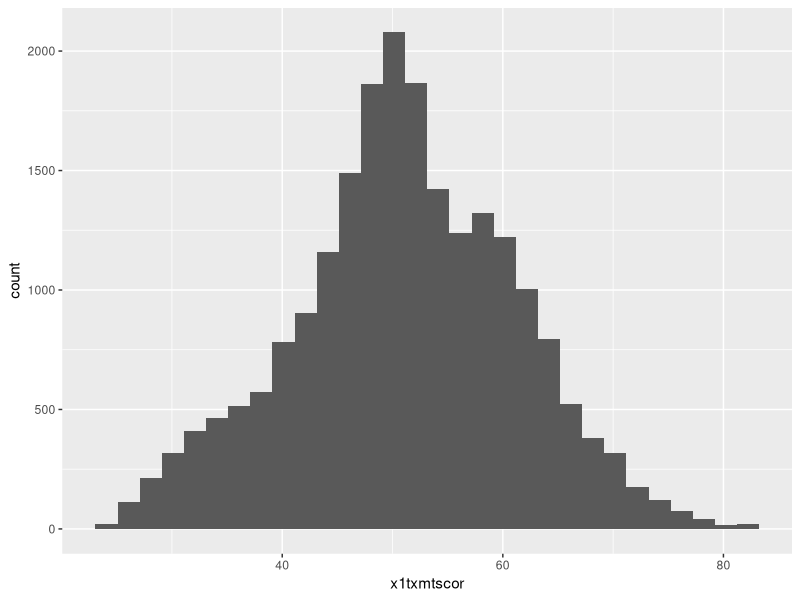
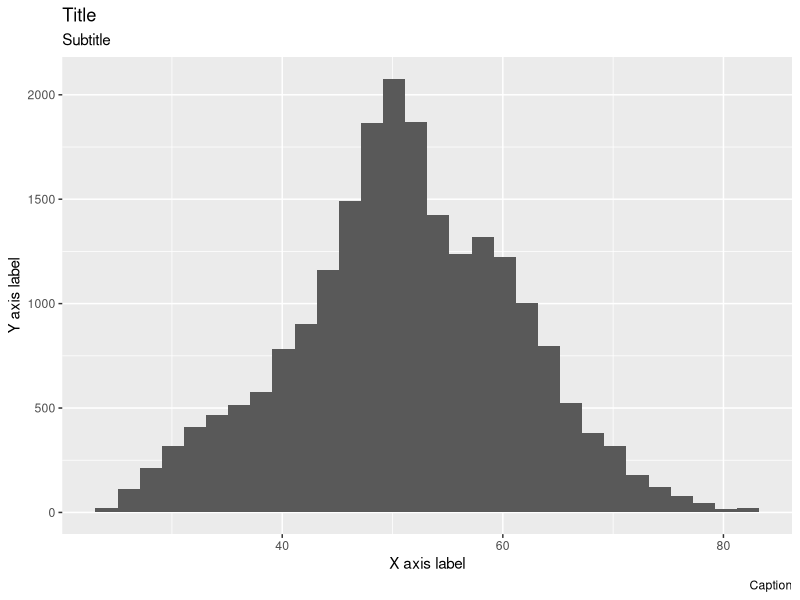
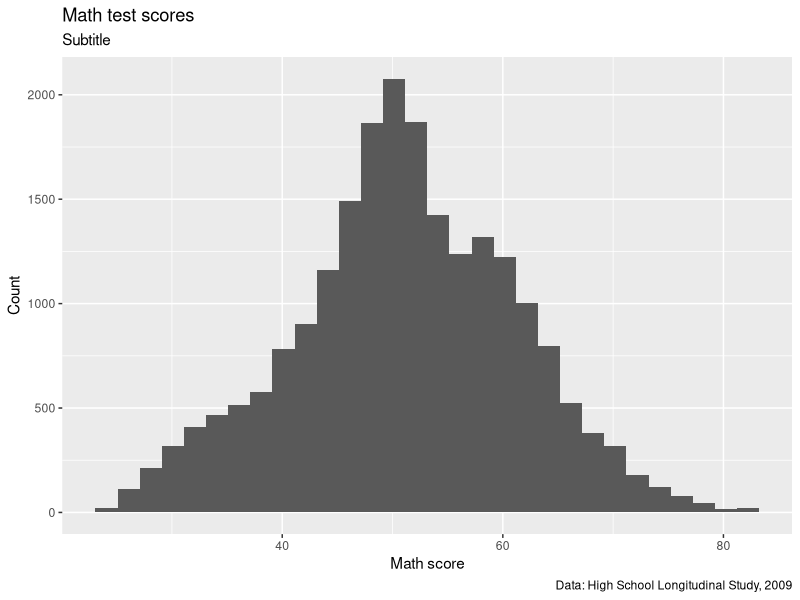
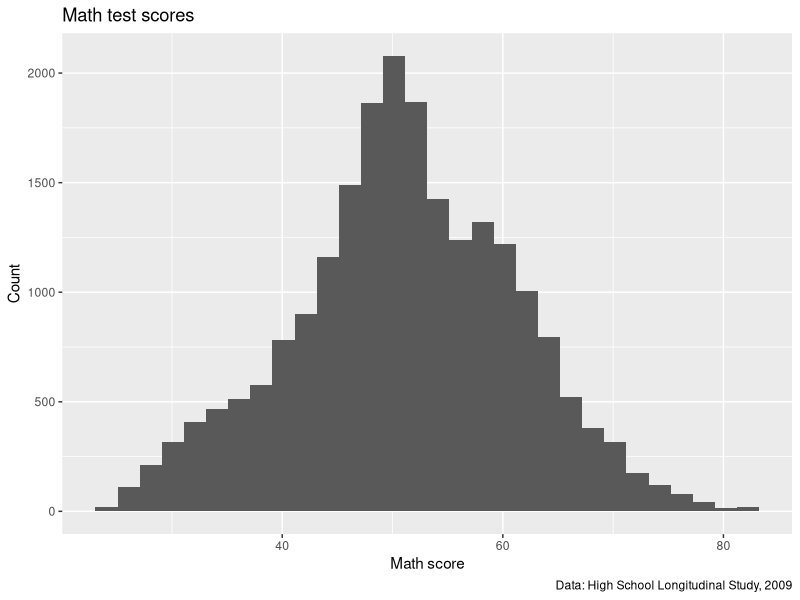
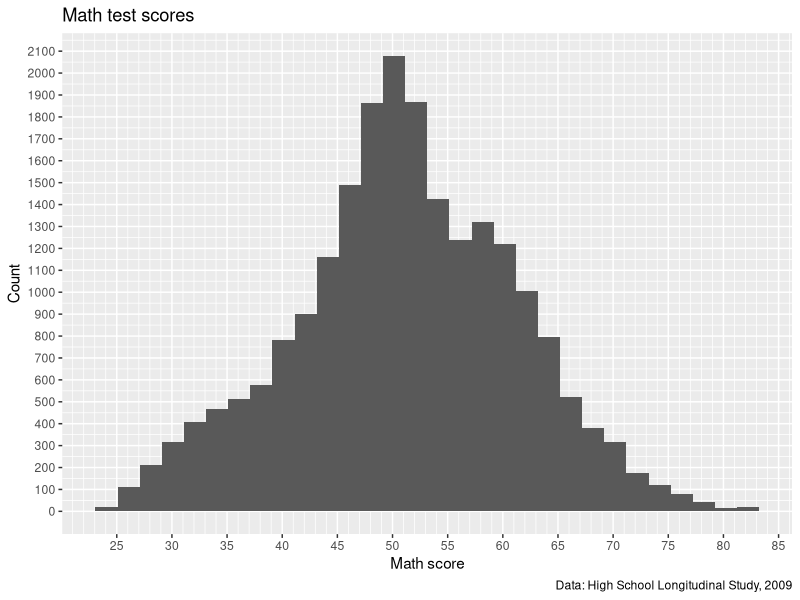
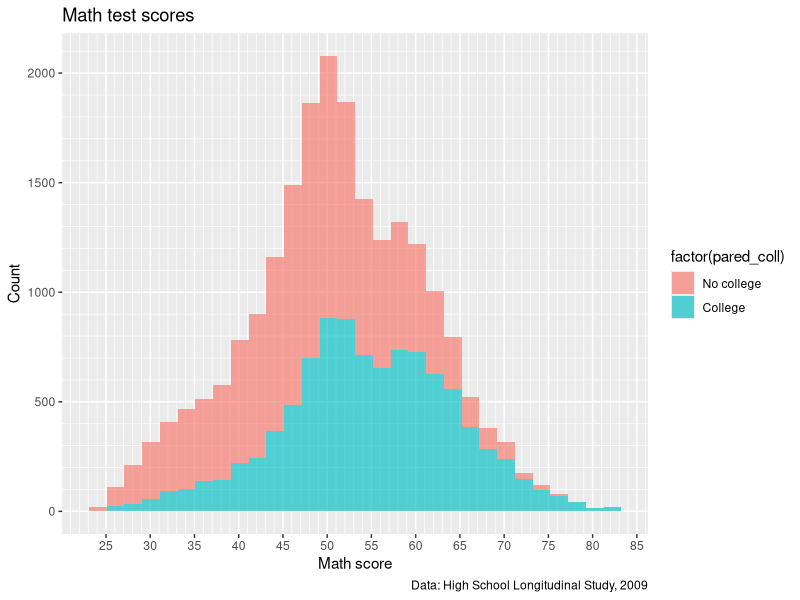
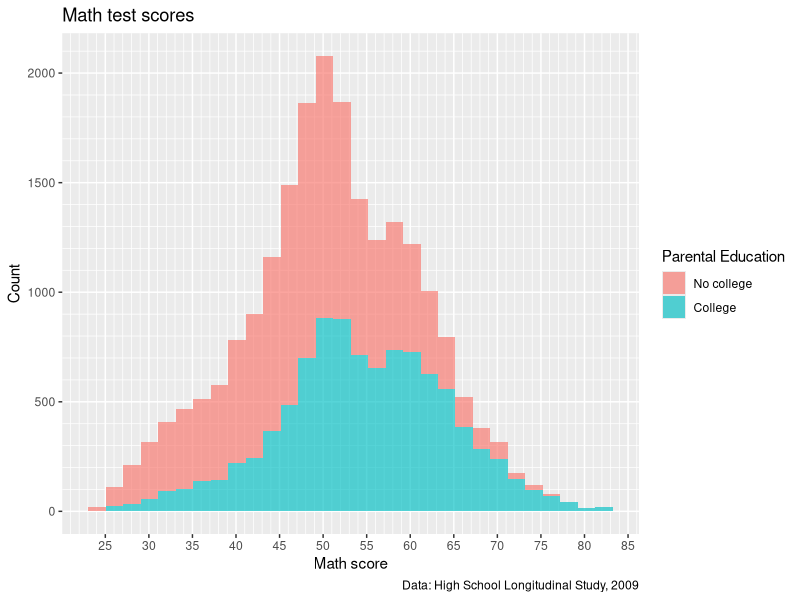
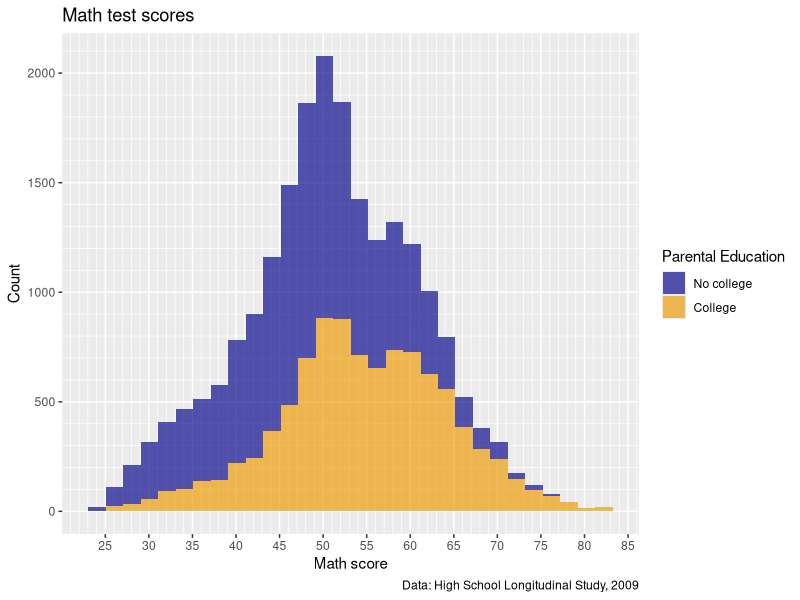

R code for these plots, in order:
## ---- chunk 1
## -----------------------------------------------------------------------------
##
##' [PROJ: EDH 7916]
##' [FILE: Data visualization with ggplot2 - Customization]
##' [INIT: 9 March 2020]
##' [AUTH: Benjamin Skinner @btskinner]
##' [EDIT: Matt Capaldi @ttalVlatt]
##' [EDIT: Jue Wu]
##' [UPDT: 29 January 2025]
##
## -----------------------------------------------------------------------------
## ---- chunk 2
## ---------------------------
##' [Libraries]
## ---------------------------

library(tidyverse)
library(patchwork)
## ---- chunk 3
## ---------------------------
##' [Input data]
## ---------------------------

data <- read_csv(file.path("data", "hsls-small.csv"))
## ---- chunk 4
## -----------------------------------------------------------------------------
##' [Initial plain plot]
## -----------------------------------------------------------------------------

## Drop missing values for math test score
data <- data |>
  filter(x1txmtscor != -8)
## ---- chunk 5
## create histogram using ggplot
p <- ggplot(data = data) +
  geom_histogram(mapping = aes(x = x1txmtscor))

## show
p
## ---- chunk 6
## -----------------------------------------------------------------------------
##' [Titles and captions]
## -----------------------------------------------------------------------------

## Add placeholder titles/labels/captions
p <- p +
  labs(title = "Title",
       subtitle = "Subtitle",
       caption = "Caption",
       x = "X axis label",
       y = "Y axis label")

## show 
p
## ---- chunk 7
## create histogram using ggplot
p <- p +
  labs(title = "Math test scores",
       caption = "Data: High School Longitudinal Study, 2009",
       x = "Math score",
       y = "Count")

## show 
p
## ---- chunk 8

## Remove the subtitle placeholder
p <- p +
  labs(subtitle = NULL)

## show 
p
## ---- chunk 9
## -----------------------------------------------------------------------------
##' [Axis formatting]
## -----------------------------------------------------------------------------

## create histogram using ggplot
p <- p +
    scale_x_continuous(breaks = seq(from = 0, to = 100, by = 5),
                     minor_breaks = seq(from = 0, to = 100, by = 1)) +
  scale_y_continuous(breaks = seq(from = 0, to = 2500, by = 100),
                     minor_breaks = seq(from = 0, to = 2500, by = 50))

## show 
p
## ---- chunk 10
p <- p +
    scale_y_continuous(breaks = seq(from = 0, to = 2500, by = 500),
                     minor_breaks = seq(from = 0, to = 2500, by = 100))

## ---- chunk 11
## -----------------------------------------------------------------------------
##' [Legend labels]
## -----------------------------------------------------------------------------

## add indicator that == 1 if either parent has any college
data <- data |>
  mutate(pared_coll = ifelse(x1paredu >= 3, 1, 0),
         pared_coll = factor(pared_coll,
                             levels = c(0,1),
                             labels = c("No college", "College")))
## ---- chunk 12

p2 <- ggplot(data = data) +
  geom_histogram(mapping = aes(x = x1txmtscor,
                               fill = factor(pared_coll)),
                 alpha = 0.66) +
  ## Below here is just what we had added to p in previous steps
  labs(title = "Math test scores",
       caption = "Data: High School Longitudinal Study, 2009",
       x = "Math score",
       y = "Count") +
      scale_x_continuous(breaks = seq(from = 0, to = 100, by = 5),
                     minor_breaks = seq(from = 0, to = 100, by = 1)) +
    scale_y_continuous(breaks = seq(from = 0, to = 2500, by = 500),
                     minor_breaks = seq(from = 0, to = 2500, by = 100))

## show 
p2
## ---- chunk 13
p2 <- p2 +
  labs(fill = "Parental Education")

p2
## ---- chunk 14
## ---------------------------
##' [Color Scales]
## ---------------------------

## create histogram using ggplot
p2 <- p2 +
  scale_fill_manual(values = c("blue4", "orange2"))

## show 
p2
## ---- chunk 15
## Add a facet wrap for region
p2 <- p2 +
  facet_wrap(~x1sex)

## show 
p2
## ---- chunk 16
## Add a facet wrap for region
p2 <- p2 +
  facet_wrap(~factor(x1sex, levels = c(1,2), labels = c("Male", "Female")),
             scales = "free_y")

## show 
p2
## ---- chunk 17
## Add a facet wrap for region
p2 <- p2 +
  scale_x_continuous(breaks = seq(0, 100, by = 10))

## show 
p2
## ---- chunk 18
## -----------------------------------------------------------------------------
##' [Preset themes]
## -----------------------------------------------------------------------------

## create histogram using ggplot
p2 <- p2 +
  theme_bw()

## show 
p2
## ---- chunk 19

p2 <- p2 +
  theme_linedraw()

## show 
p2
## ---- chunk 20

p2 <- p2 +
  theme(axis.ticks.x = element_line(linewidth = 0.8,
                                    lineend = "round"))

## show 
p2
## ---- chunk 21
## -----------------------------------------------------------------------------
##' [Multiple plots with patchwork]
## -----------------------------------------------------------------------------

## Make a nice looking second plot of math scores by by parental education
p3 <- ggplot(data) +
  geom_boxplot(mapping = aes(x = pared_coll,
                             y = x1txmtscor,
                             fill = pared_coll),
               alpha = 0.66) +
  scale_fill_viridis_d(option = "magma", begin = 0.2, end = 0.8) +
  labs(x = NULL,
       y = "Math Score",
       fill = "Parental Education") +
  theme_linedraw()

## show
p3
## ---- chunk 22
## use plus sign for side by side
p2 + p3
## ---- chunk 23
p2 / p3
## ---- chunk 24
p2 <- p2 +
  scale_fill_viridis_d(option = "magma", begin = 0.2, end = 0.8)

p2 / p3
## ---- chunk 25
p2 / p3 + plot_layout(design = "AAAAA
                                #BBB#")
## ---- chunk 26
p2 / p3 + guide_area() + plot_layout(design = "AAAAA
                                               BBBCC",
                                     guides= "collect")
## ---- chunk 27
p2 <- p2 +
  labs(title = NULL,
       caption = NULL,
       subtitle = "By Sex")

p3 <- p3 +
  labs(subtitle = "Overall")

p2 / p3 + guide_area() + plot_layout(design = "AAAAA
                                               BBBCC",
                                     guides= "collect")
## ---- chunk 28
p2 / p3 + guide_area() + plot_layout(design = "AAAAA
                                               BBBCC",
                                     guides= "collect") +
  plot_annotation(title = "Math Test Scores Differences by Parental Education",
                  caption = "Data: High School Longitudinal Study, 2009")
## ---- chunk 29
patch <- p2 / p3 + guide_area() + plot_layout(design = "AAAAA
                                               BBBCC",
                                     guides= "collect") +
  plot_annotation(title = "Math Test Scores Differences by Parental Education",
                  caption = "Data: High School Longitudinal Study, 2009")
## ---- chunk 30

## -----------------------------------------------------------------------------
##' *END SCRIPT*
## -----------------------------------------------------------------------------
